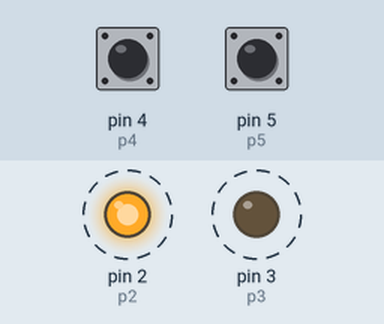
A sketch run on a simulated Arduino Uno, built with avr-gcc and run on an emulated ATmega328P. On the bench: output pins drawn as LEDs (lit = HIGH). Dashed ring = blinking. The test bench sets the inputs (shaded band); at power-on: pin 4 (p4) HIGH, pin 5 (p5) HIGH. What the sketch prints to the serial monitor is not drawn.

Above: at 1.26 s.
1.3 s: pin 4 (p4) pulled LOW for 0.15 s
Timing chart, 0 to 10.3 s (numbered marks = the images above; inputs shaded):
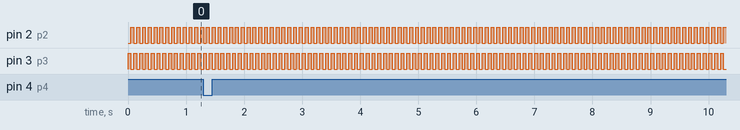

The sketch:

sketch_feb3a.ino
```cpp
#define p2 2 // 1 строка
#define p3 3 // 2 строка
#define p4 4 // 1 столбец
#define p5 5 // 2 столбец

bool status = true;
bool pressed = false;
int buttons = 0;

void setup() {
  pinMode(p4, INPUT_PULLUP);
  pinMode(p5, INPUT_PULLUP);
  pinMode(p2, OUTPUT);
  pinMode(p3, OUTPUT);
  Serial.begin(9600);
  Serial.println("\nSTART");
}

void loop() {
  if (status) {
    status = false;
    digitalWrite(p2, LOW);
    digitalWrite(p3, HIGH);
  } else {
    status = true;
    digitalWrite(p2, HIGH);
    digitalWrite(p3, LOW);
  }

  if (status && digitalRead(p4) == LOW) {
    buttons = buttons * 10 + 3;
    pressed = true;
  }
  if (!status && digitalRead(p4) == LOW) {
    buttons = buttons * 10 + 1;
    pressed = true;
  }
  if (status && digitalRead(p5) == LOW) {
    buttons = buttons * 10 + 4;
    pressed = true;
  }
  if (!status && digitalRead(p5) == LOW) {
    buttons = buttons * 10 + 2;
    pressed = true;
  }
  if (pressed && !status) {
    Serial.print("btn pressed ");
    Serial.println(buttons);
    buttons = 0;
    pressed = false;
  }
  delay(50);
}
```

Measured:
- by itself, pin 2 (p2), pin 3 (p3): alternates HIGH for 0.05 s and LOW for 0.05 s
